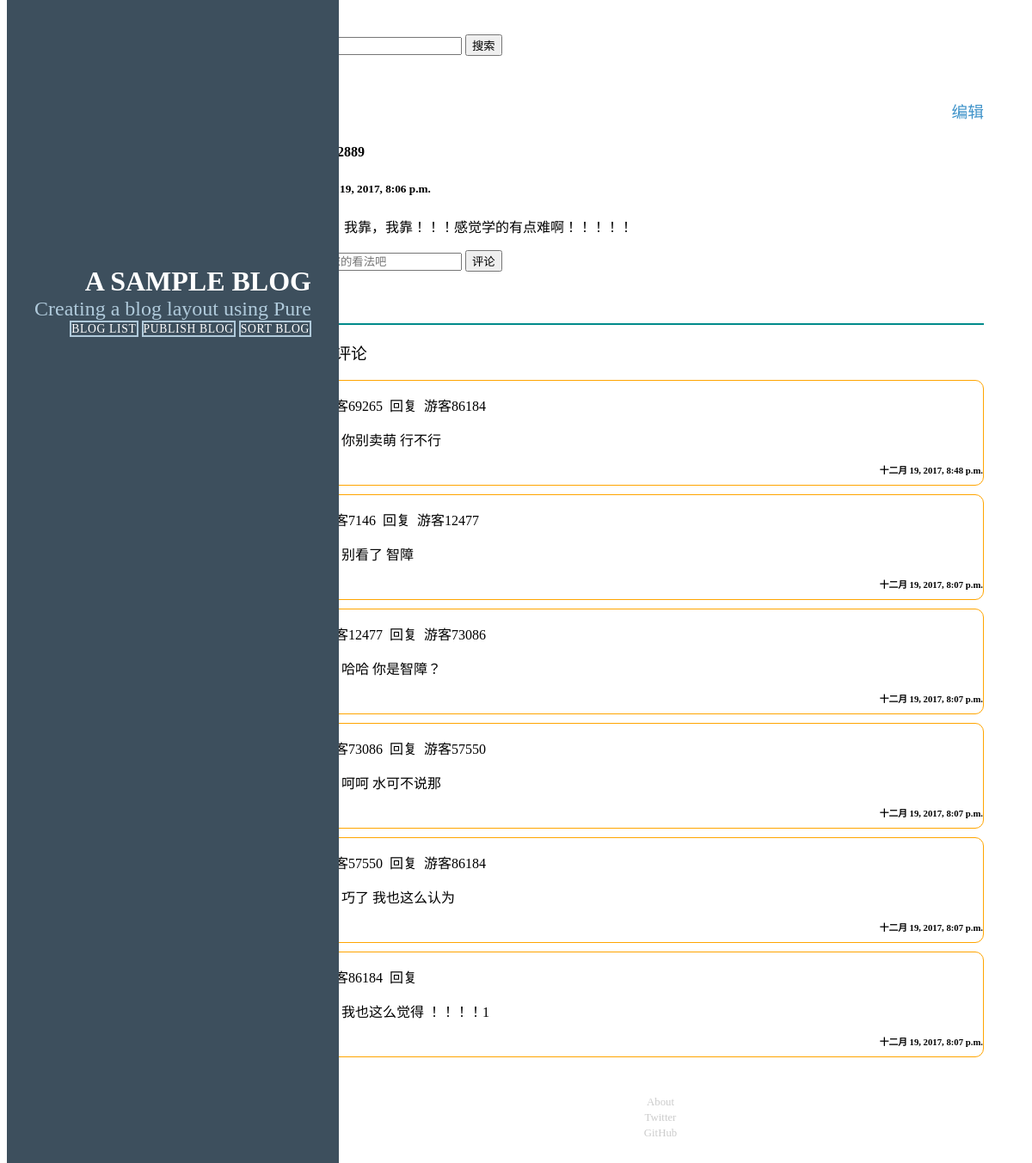
Page /blog/content/13 on the committed database.
### blog/models.py (models this page shows, shortened)
class Article(models.Model):
    author = models.CharField(max_length=16)
    title = models.CharField(max_length=50)
    content = models.TextField(max_length=2000)
    create_time = models.DateTimeField(auto_now=True)
    class Meta:
        ordering = ['-create_time']

class BlogComment(models.Model):
    username = models.CharField(max_length=16)
    article = models.ForeignKey(Article)
    comment = models.TextField(max_length=1000)
    parent = models.ForeignKey('self',default=None,blank=True,null=True)
    create_time = models.DateTimeField(auto_now=True)
    class Meta:
        ordering = ['-create_time']

### blog/helper.py (the view)
    def wrap(request, *args, **kwargs):
        response = view_func(request, *args, **kwargs)
        if response.status_code == 200:
            key = 'read_counter'
            r.zincrby(key, str(args[0]))  # 自加一
        return response

### blog/helper.py (called while the page is built)
def statistic(view_func):
    def wrap(request,*args,**kwargs):
        ip = request.META['REMOTE_ADDR']
        aid = args[0]
        logger.info('logging'+" : " + str(aid)+" , "+str(ip))
        return view_func(request,*args,**kwargs)
    return wrap

def read_counter(view_func):
    def wrap(request, *args, **kwargs):
        response = view_func(request, *args, **kwargs)
        if response.status_code == 200:
            key = 'read_counter'
            r.zincrby(key, str(args[0]))  # 自加一
        return response
    return wrap

### blog/views.py (called while the page is built, shortened)
@statistic   #日志打印
@read_counter   #统计点击次数
def content(request,*args, **kwargs):
    article = cache.get('article'+str(args[0]))
    if article is None:
        article = Article.objects.filter(id=args[0]).first()
        cache.set('article'+str(args[0]),article,)
    comments = BlogComment.objects.filter(article=article)
    context = {'article':article,'comments':comments}
    return render(request,'blog/content.html',context)

### templates/blog/content.html (shortened to what this page needs)
{% extends 'base.html' %}
{% load static %}
{% block content %}
    <div style="padding-bottom: 60px; border-bottom: 2px solid darkcyan">
    <h3>{{ article.title }}    <a  style="float:right;" href="{% url 'blog:publish' article.id %}">编辑</a></h3>
    <h4>{{ article.author }}</h4>
    <h5>{{ article.create_time }}</h5>
    <p>{{ article.content }}
    </p>
    <form class="pure-form" action="{% url 'blog:content' article.id %}" method="post">
        <input class="pure-input-2-3" type="text" name="comment" placeholder="说说您的看法吧">
        <button type="submit" class="pure-button pure-button-primary">评论</button>
    </form>
    </div>
    <h3>文章评论</h3>
    {% for comment in comments %}
        <div style="border: 1px solid orange;padding-left:20px;border-radius: 10px ;margin-bottom:10px ">
            <p style="margin-bottom: 0px">{{ comment.username }}&nbsp;&nbsp;回复&nbsp;&nbsp;{{ comment.parent.username }}</p>
            <p style="" >&nbsp;&nbsp;&nbsp;&nbsp;&nbsp;&nbsp;{{ comment.comment }}</p>
            <h6 style="float: right;margin: 0px ;padding: 0px">{{ comment.create_time }}</h6>
            <p style="font-size: 10px;color: orange ;width: 30px" class="preply">回复</p>
        </div>
    {% endfor %}
{% endblock %}

### static/css/layouts/blog.css (style rules this page uses)
* { -webkit-box-sizing: border-box; -moz-box-sizing: border-box; box-sizing: border-box; }
a { text-decoration: none; color: rgb(61, 146, 201); }
h3 { font-weight: 100; }

### rows in the picture
Article: create_time "十二月 19, 2017, 8:06 p.m.", content "我靠，我靠，我靠！！！感觉学的有点难啊！！！！！"
BlogComment: username "游客69265", parent.username "游客86184", comment "你别卖萌 行不行", create_time "十二月 19, 2017, 8:48 p.m."
BlogComment: username "游客7146", parent.username "游客12477", comment "别看了 智障", create_time "十二月 19, 2017, 8:07 p.m."
BlogComment: username "游客12477", parent.username "游客73086", comment "哈哈 你是智障？", create_time "十二月 19, 2017, 8:07 p.m."
BlogComment: username "游客73086", parent.username "游客57550", comment "呵呵 水可不说那", create_time "十二月 19, 2017, 8:07 p.m."
BlogComment: username "游客57550", parent.username "游客86184", comment "巧了 我也这么认为", create_time "十二月 19, 2017, 8:07 p.m."
BlogComment: username "游客86184", comment "我也这么觉得 ！！！！1", create_time "十二月 19, 2017, 8:07 p.m."
